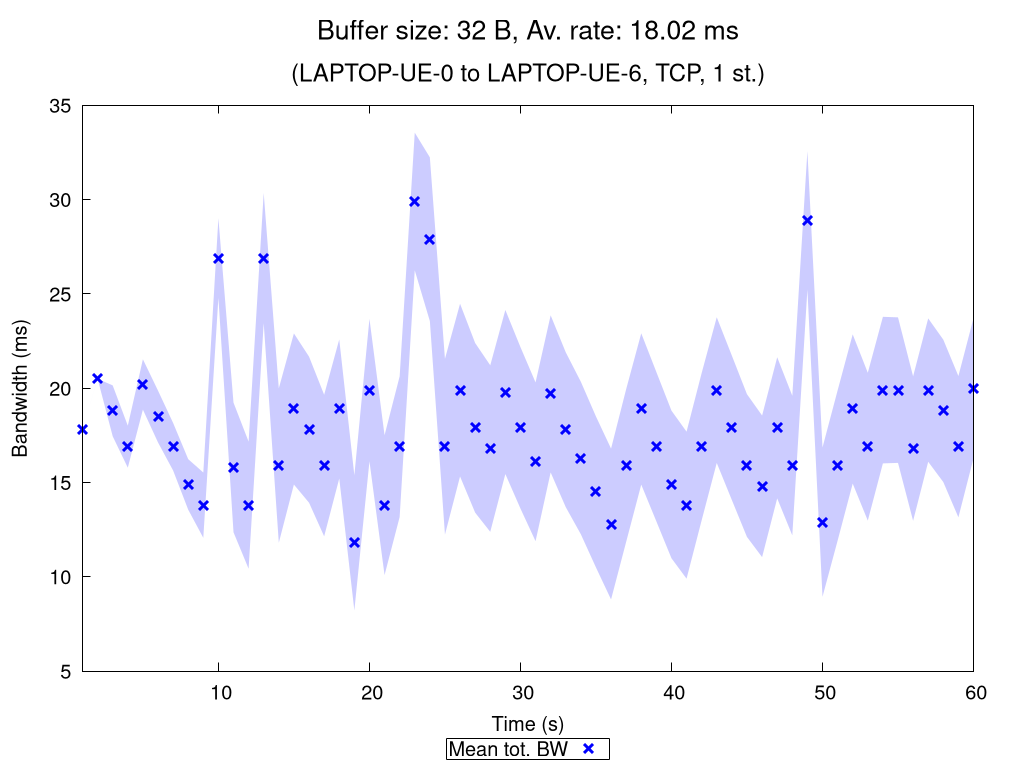

gnuplot code for this plot:
set terminal pngcairo nocrop enhanced size 1024,768 font "Verdana,15"
set output "TCP_1_st_2020_11_06_01-06-41_one2two_00032B.png"

set title "{/=20 Buffer size: 32 B, Av. rate: 18.02 ms}\n\n{/=18 (LAPTOP-UE-0 to LAPTOP-UE-6, TCP, 1 st.)}"

set xlabel "Time (s)"
set ylabel "Bandwidth (ms)"
set ytics nomirror
set key bmargin center horizontal box samplen 1 width -1
set bmargin 4.6
set rmargin 4.5

rf = 1.0  # rate factor
set style fill transparent solid 0.2 noborder
set autoscale xfix
plot "TCP_1_st_2020_11_06_01-06-41_one2two_00032B_iperf_processed.dat" using 1:($2/rf-$3/rf):($2/rf+$3/rf) with filledcurves lc rgb "blue" notitle, \
     "" using 1:($2/rf) with points pt 2 ps 1.5 lw 3 lc rgb "blue" title "Mean tot. BW", \
